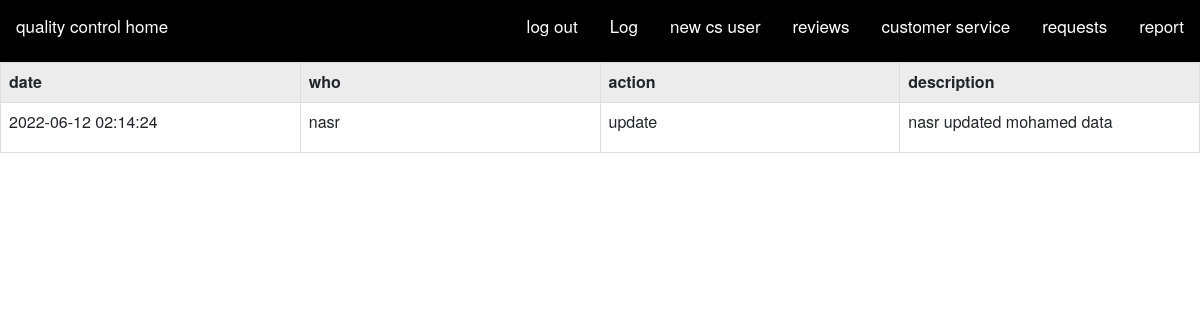
/quality_control/log.php, run on the app's committed database.
### tables this page shows
CREATE TABLE `log` (
  `date` timestamp NOT NULL DEFAULT current_timestamp() ON UPDATE current_timestamp(),
  `who` varchar(50) NOT NULL,
  `action` varchar(50) NOT NULL,
  `description` varchar(150) NOT NULL
);

### quality_control/log.php (the view, shortened to what this page needs)
<html>
      <link rel="stylesheet"
href="https://maxcdn.bootstrapcdn.com/bootstrap/3.4.1/css/bootstrap.min.css">
<link href="https://cdn.jsdelivr.net/npm/bootstrap@5.2.0-beta1/dist/css/bootstrap.min.css" rel="stylesheet">
<head>
</head>
<?php
$servername = "localhost";
$username = "root";
$password = "";
$dbname = "egway";
$conn = new mysqli($servername, $username, $password, $dbname);
$query= "SELECT * FROM `log` WHERE 1";
$result=$conn->query($query);
$req_count=mysqli_num_rows($result);
if($req_count>0){
    ?>
    <table class="table table-striped table-hover table-bordered">
        <tr>
        <th>date</th>
        <th>who</th>
        <th>action</th>
        <th>description</th>
        </tr>
        <?php
    while($row = $result->fetch_assoc()){
        ?>
<tr>
    <td>    <?php echo $row['date'] ?>    </td>
      <td>  <p> <?php echo $row['who'] ?>    </p></td>
     <td>   <p> <?php echo $row['action'] ?>  </p></td>
     <td>   <p> <?php echo $row['description'] ?>   </p> </td>
    </tr>
<?php
    }
    ?>
    </table>
    <?php
}
?>
</html>

### data on the page
log: date "2022-06-12 02:14:24", who "nasr", action "update", description "nasr updated mohamed data"
